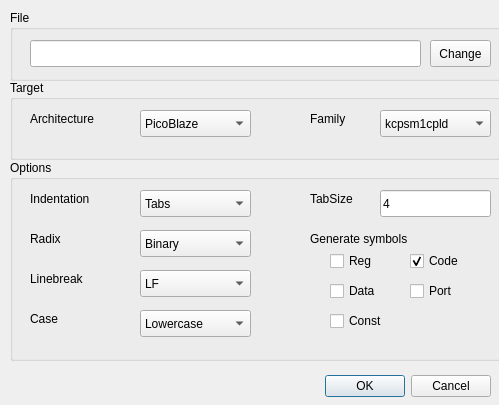
<?xml version="1.0" encoding="UTF-8"?>
<ui version="4.0">
 <class>Dialog</class>
 <widget class="QDialog" name="Dialog">
  <property name="geometry">
   <rect>
    <x>0</x>
    <y>0</y>
    <width>499</width>
    <height>405</height>
   </rect>
  </property>
  <property name="windowTitle">
   <string>Disassembler</string>
  </property>
  <property name="layoutDirection">
   <enum>Qt::LeftToRight</enum>
  </property>
  <widget class="QDialogButtonBox" name="buttonBox">
   <property name="geometry">
    <rect>
     <x>150</x>
     <y>370</y>
     <width>341</width>
     <height>32</height>
    </rect>
   </property>
   <property name="orientation">
    <enum>Qt::Horizontal</enum>
   </property>
   <property name="standardButtons">
    <set>QDialogButtonBox::Cancel|QDialogButtonBox::Ok</set>
   </property>
  </widget>
  <widget class="QGroupBox" name="groupBox">
   <property name="geometry">
    <rect>
     <x>10</x>
     <y>10</y>
     <width>491</width>
     <height>71</height>
    </rect>
   </property>
   <property name="title">
    <string>File</string>
   </property>
   <widget class="QLineEdit" name="lePath">
    <property name="geometry">
     <rect>
      <x>20</x>
      <y>30</y>
      <width>391</width>
      <height>27</height>
     </rect>
    </property>
   </widget>
   <widget class="QPushButton" name="btnChange">
    <property name="geometry">
     <rect>
      <x>420</x>
      <y>30</y>
      <width>61</width>
      <height>27</height>
     </rect>
    </property>
    <property name="text">
     <string>Change</string>
    </property>
   </widget>
  </widget>
  <widget class="QGroupBox" name="groupBox_2">
   <property name="geometry">
    <rect>
     <x>10</x>
     <y>80</y>
     <width>491</width>
     <height>80</height>
    </rect>
   </property>
   <property name="title">
    <string>Target</string>
   </property>
   <widget class="QLabel" name="label_3">
    <property name="geometry">
     <rect>
      <x>20</x>
      <y>30</y>
      <width>91</width>
      <height>17</height>
     </rect>
    </property>
    <property name="text">
     <string>Architecture</string>
    </property>
   </widget>
   <widget class="QComboBox" name="cbxArchitecture">
    <property name="geometry">
     <rect>
      <x>130</x>
      <y>30</y>
      <width>111</width>
      <height>27</height>
     </rect>
    </property>
    <item>
     <property name="text">
      <string>PicoBlaze</string>
     </property>
    </item>
   </widget>
   <widget class="QLabel" name="label_4">
    <property name="geometry">
     <rect>
      <x>300</x>
      <y>30</y>
      <width>51</width>
      <height>17</height>
     </rect>
    </property>
    <property name="text">
     <string>Family</string>
    </property>
   </widget>
   <widget class="QComboBox" name="cbxFamily">
    <property name="geometry">
     <rect>
      <x>370</x>
      <y>30</y>
      <width>111</width>
      <height>27</height>
     </rect>
    </property>
    <item>
     <property name="text">
      <string>kcpsm1cpld</string>
     </property>
    </item>
    <item>
     <property name="text">
      <string>kcpsm1</string>
     </property>
    </item>
    <item>
     <property name="text">
      <string>kcpsm2</string>
     </property>
    </item>
    <item>
     <property name="text">
      <string>kcpsm3</string>
     </property>
    </item>
    <item>
     <property name="text">
      <string>kcpsm6</string>
     </property>
    </item>
   </widget>
  </widget>
  <widget class="QGroupBox" name="groupBox_3">
   <property name="geometry">
    <rect>
     <x>10</x>
     <y>160</y>
     <width>491</width>
     <height>201</height>
    </rect>
   </property>
   <property name="title">
    <string>Options</string>
   </property>
   <widget class="QLabel" name="label_5">
    <property name="geometry">
     <rect>
      <x>20</x>
      <y>30</y>
      <width>81</width>
      <height>17</height>
     </rect>
    </property>
    <property name="text">
     <string>Indentation</string>
    </property>
   </widget>
   <widget class="QLabel" name="label_7">
    <property name="geometry">
     <rect>
      <x>20</x>
      <y>70</y>
      <width>66</width>
      <height>17</height>
     </rect>
    </property>
    <property name="text">
     <string>Radix</string>
    </property>
   </widget>
   <widget class="QLabel" name="label_9">
    <property name="geometry">
     <rect>
      <x>20</x>
      <y>110</y>
      <width>66</width>
      <height>17</height>
     </rect>
    </property>
    <property name="text">
     <string>Linebreak</string>
    </property>
   </widget>
   <widget class="QLabel" name="label_10">
    <property name="geometry">
     <rect>
      <x>20</x>
      <y>150</y>
      <width>66</width>
      <height>17</height>
     </rect>
    </property>
    <property name="text">
     <string>Case</string>
    </property>
   </widget>
   <widget class="QComboBox" name="cbxIntend">
    <property name="geometry">
     <rect>
      <x>130</x>
      <y>30</y>
      <width>111</width>
      <height>27</height>
     </rect>
    </property>
    <item>
     <property name="text">
      <string>Tabs</string>
     </property>
    </item>
    <item>
     <property name="text">
      <string>Spaces</string>
     </property>
    </item>
   </widget>
   <widget class="QComboBox" name="cbxRadix">
    <property name="geometry">
     <rect>
      <x>130</x>
      <y>70</y>
      <width>111</width>
      <height>27</height>
     </rect>
    </property>
    <item>
     <property name="text">
      <string>Binary</string>
     </property>
    </item>
    <item>
     <property name="text">
      <string>Octal</string>
     </property>
    </item>
    <item>
     <property name="text">
      <string>Decimal</string>
     </property>
    </item>
    <item>
     <property name="text">
      <string>Hexadecimal</string>
     </property>
    </item>
   </widget>
   <widget class="QComboBox" name="cbxLineBreak">
    <property name="geometry">
     <rect>
      <x>130</x>
      <y>110</y>
      <width>111</width>
      <height>27</height>
     </rect>
    </property>
    <item>
     <property name="text">
      <string>LF</string>
     </property>
    </item>
    <item>
     <property name="text">
      <string>CR</string>
     </property>
    </item>
    <item>
     <property name="text">
      <string>CRLF</string>
     </property>
    </item>
   </widget>
   <widget class="QComboBox" name="cbxCase">
    <property name="geometry">
     <rect>
      <x>130</x>
      <y>150</y>
      <width>111</width>
      <height>27</height>
     </rect>
    </property>
    <item>
     <property name="text">
      <string>Lowercase</string>
     </property>
    </item>
    <item>
     <property name="text">
      <string>Uppercase</string>
     </property>
    </item>
   </widget>
   <widget class="QLabel" name="lblTabSize">
    <property name="geometry">
     <rect>
      <x>300</x>
      <y>30</y>
      <width>66</width>
      <height>17</height>
     </rect>
    </property>
    <property name="text">
     <string>TabSize</string>
    </property>
   </widget>
   <widget class="QLineEdit" name="leTabSize">
    <property name="geometry">
     <rect>
      <x>370</x>
      <y>30</y>
      <width>111</width>
      <height>27</height>
     </rect>
    </property>
    <property name="text">
     <string>4</string>
    </property>
   </widget>
   <widget class="QLabel" name="label_11">
    <property name="geometry">
     <rect>
      <x>300</x>
      <y>70</y>
      <width>141</width>
      <height>17</height>
     </rect>
    </property>
    <property name="text">
     <string>Generate symbols</string>
    </property>
   </widget>
   <widget class="QCheckBox" name="chckReg">
    <property name="geometry">
     <rect>
      <x>320</x>
      <y>90</y>
      <width>61</width>
      <height>22</height>
     </rect>
    </property>
    <property name="text">
     <string>Reg</string>
    </property>
   </widget>
   <widget class="QCheckBox" name="chckCode">
    <property name="geometry">
     <rect>
      <x>400</x>
      <y>90</y>
      <width>71</width>
      <height>22</height>
     </rect>
    </property>
    <property name="acceptDrops">
     <bool>false</bool>
    </property>
    <property name="text">
     <string>Code</string>
    </property>
    <property name="checked">
     <bool>true</bool>
    </property>
   </widget>
   <widget class="QCheckBox" name="chckData">
    <property name="geometry">
     <rect>
      <x>320</x>
      <y>120</y>
      <width>61</width>
      <height>22</height>
     </rect>
    </property>
    <property name="text">
     <string>Data</string>
    </property>
   </widget>
   <widget class="QCheckBox" name="chckPort">
    <property name="geometry">
     <rect>
      <x>400</x>
      <y>120</y>
      <width>61</width>
      <height>22</height>
     </rect>
    </property>
    <property name="text">
     <string>Port</string>
    </property>
   </widget>
   <widget class="QCheckBox" name="chckConst">
    <property name="geometry">
     <rect>
      <x>320</x>
      <y>150</y>
      <width>71</width>
      <height>22</height>
     </rect>
    </property>
    <property name="text">
     <string>Const</string>
    </property>
   </widget>
  </widget>
 </widget>
 <resources/>
 <connections>
  <connection>
   <sender>buttonBox</sender>
   <signal>accepted()</signal>
   <receiver>Dialog</receiver>
   <slot>accept()</slot>
   <hints>
    <hint type="sourcelabel">
     <x>248</x>
     <y>254</y>
    </hint>
    <hint type="destinationlabel">
     <x>157</x>
     <y>274</y>
    </hint>
   </hints>
  </connection>
  <connection>
   <sender>buttonBox</sender>
   <signal>rejected()</signal>
   <receiver>Dialog</receiver>
   <slot>reject()</slot>
   <hints>
    <hint type="sourcelabel">
     <x>316</x>
     <y>260</y>
    </hint>
    <hint type="destinationlabel">
     <x>286</x>
     <y>274</y>
    </hint>
   </hints>
  </connection>
 </connections>
</ui>
